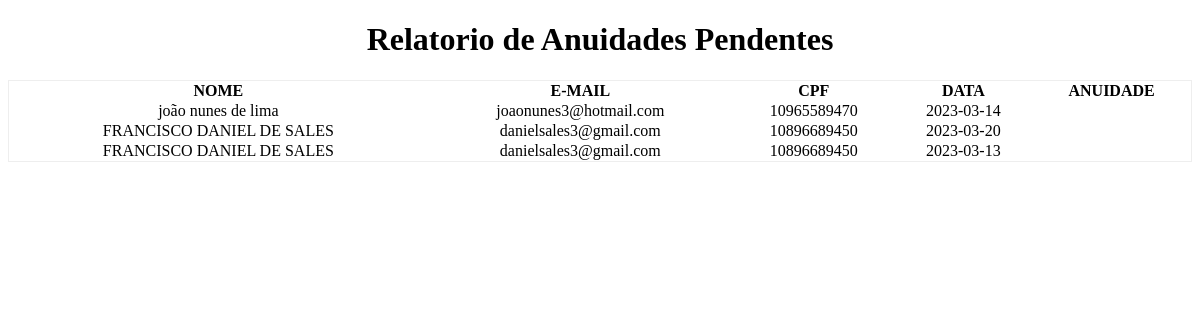
Page /relatorio.php on the committed database.
### tables this page shows
CREATE TABLE `cadastro_afiliados` (
  `id` int(11) NOT NULL,
  `nome` varchar(220) NOT NULL,
  `email` varchar(220) NOT NULL,
  `cpf` varchar(220) NOT NULL,
  `dataAfiliacao` varchar(220) NOT NULL,
  `flag_anuidade` varchar(220) NOT NULL
);

### relatorio.php (the view, shortened to what this page needs)
<!DOCTYPE html>
<html lang="en">
<head>
    <Link rel="stylesheet" href="./style_relatorio.css">
</head>
<body>
    <h1>Relatorio de Anuidades Pendentes</h1>
    <div class="tbl">
    <table >
        <tr>
            <td><strong>NOME</strong></td>
            <td><strong>E-MAIL</strong></td>
            <td><strong>CPF</strong></td>
            <td><strong>DATA</strong></td>
            <td><strong>ANUIDADE</strong></td>
        </tr>
        <?php
        include("connectbd.php");
        $seleciona = mysqli_query($connec, "select * from cadastro_afiliados order by id desc");
        while ($campo = mysqli_fetch_array($seleciona)) {?>
            <tr>
                <td><?=$campo["nome"]?></td>
                <td><?=$campo["email"]?></td>
                <td><?=$campo["cpf"]?></td>
                <td><?=$campo["dataAfiliacao"]?></td>
                <td><?=$campo[""]?></td>
            </tr>
        <?php }?>
    </table>
    </div>
</body>
</html>

### style_relatorio.css (style rules this page uses)
.tbl { text-align: center; }
h1 { text-align: center; }
table { width: 100%; border-collapse: collapse; border: 1px solid black; border-color: #EEE; margin: 0; padding: 10px; }

### rows in the picture
cadastro_afiliados: nome "joão nunes de lima", email "joaonunes3@hotmail.com", cpf "10965589470", dataAfiliacao "2023-03-14"
cadastro_afiliados: nome "FRANCISCO DANIEL DE SALES", email "danielsales3@gmail.com", cpf "10896689450", dataAfiliacao "2023-03-20"
cadastro_afiliados: nome "FRANCISCO DANIEL DE SALES", email "danielsales3@gmail.com", cpf "10896689450", dataAfiliacao "2023-03-13"
